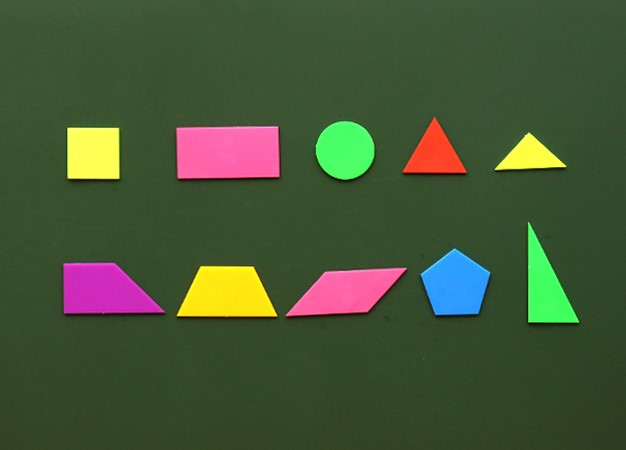
#> input picture DATA/img/轮廓查找/yt.jpg, 626 x 450 px
$ python lml_byjc.py
#> lines starting #> are read from the running program, lines starting #| are printed output that depends on the picture; after the words box and inside, x2 and y2 are one past the last pixel; in counts of white or black regions, pixels touching at a corner belong together
### 2D_suanfa/lml_imread.py
# encoding:utf-8

#   带中文路径的图片载入

##################################################################
#   调用请使用这种方式
#   img = lml_imread.imread('../DATA/img/轮廓查找/yt.jpg')
##################################################################

import cv2
import cv2 as cv
import numpy as np


def imread(img_path):
    # return cv.imdecode(np.fromfile(path_img, dtype=np.float64), -1)
#> called with img_path = '../DATA/img/轮廓查找/yt.jpg'
    return cv.imdecode(np.fromfile(img_path, dtype=np.uint8), -1)
#> returned value is the input picture: shape (450, 626, 3); mean B, G, R 54.1, 85.5, 69.9


# [4 lines left out: function imread2, not called in this run]

### 2D_suanfa/lml_byjc.py
#   边缘检测 基于Canny

import cv2

import lml_imread


def CannyThreshold(lowThreshold):
    # 高斯平滑处理原图像降噪
    detected_edges = cv2.GaussianBlur(gray, (3, 3), 0)
    cv2.imshow('detected_edges', detected_edges)
    # Canny边缘检测
    detected_edges = cv2.Canny(detected_edges, lowThreshold, lowThreshold * ratio, apertureSize=kernel_size)
    cv2.imshow('Canny', detected_edges)
    dst = cv2.bitwise_and(img, img, mask=detected_edges)  # just add some colours to edges from original image.
    cv2.imshow('canny demo', dst)
    return dst


lowThreshold = 50
max_lowThreshold = 100
ratio = 3
kernel_size = 3

img = lml_imread.imread('../DATA/img/轮廓查找/yt.jpg')
gray = cv2.cvtColor(img, cv2.COLOR_BGR2GRAY)
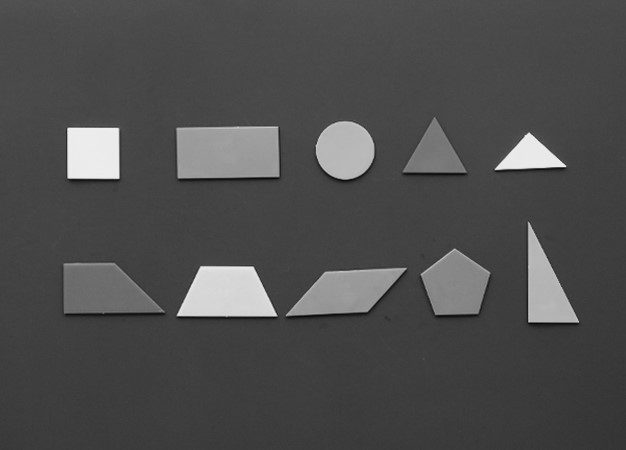
#> gray: shape (450, 626); min 7, max 242, mean 77.3

cv2.namedWindow('canny demo')

cv2.createTrackbar('Min threshold', 'canny demo', lowThreshold, max_lowThreshold, CannyThreshold)

# cv2.createTrackbar('Min threshold', 'canny demo', lowThreshold, max_lowThreshold,
#                    CannyThreshold(lowThreshold, gray, img, ratio, kernel_size))

cv2.imshow('canny demo', img)

CannyThreshold(lowThreshold)  # initialization 预览窗口预存
#> in CannyThreshold, `detected_edges = cv2.Canny(detected_edges, lowThreshold, lowThreshold ..`:
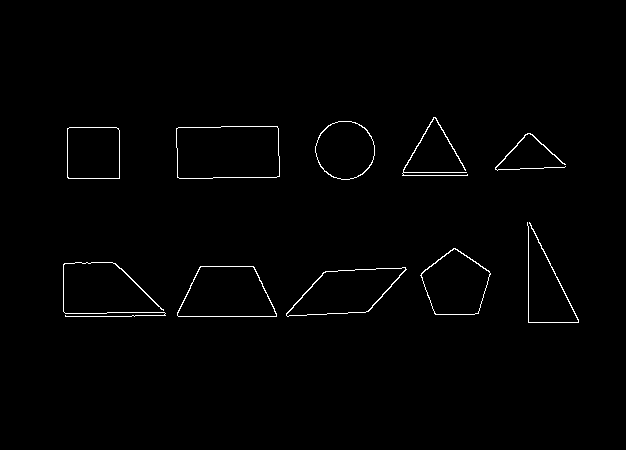
#> detected_edges: shape (450, 626); 0.99% white in thin lines or dots, all inside (x1, y1, x2, y2) = (63, 117, 579, 323)
#> in CannyThreshold, `dst = cv2.bitwise_and(img, img, mask=detected_edges)`:
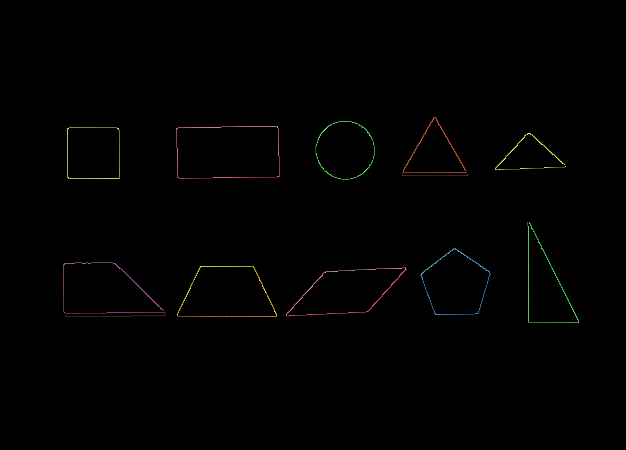
#> dst: shape (450, 626, 3); mean B, G, R 0.8, 1.1, 1.2

cv2.waitKey(0)
cv2.destroyAllWindows()

$ run again, with DATA/img/轮廓查找/lkcz_二值化轮廓查找.png saved as DATA/img/轮廓查找/yt.jpg
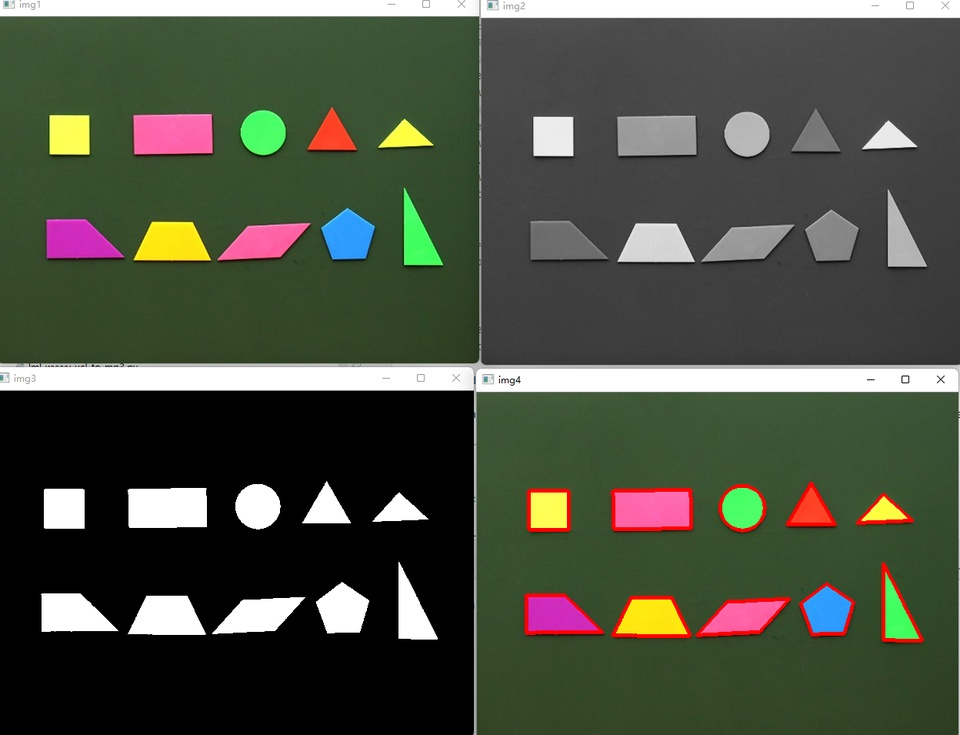
#> input picture DATA/img/轮廓查找/lkcz_二值化轮廓查找.png, 960 x 735 px, shrunk from 1248 x 955 before the run
#> in imread, returned value is the input picture: shape (735, 960, 3); mean B, G, R 64.8, 79.3, 74
#> in CannyThreshold, `detected_edges = cv2.Canny(detected_edges, lowThreshold, lowThreshold ..`:
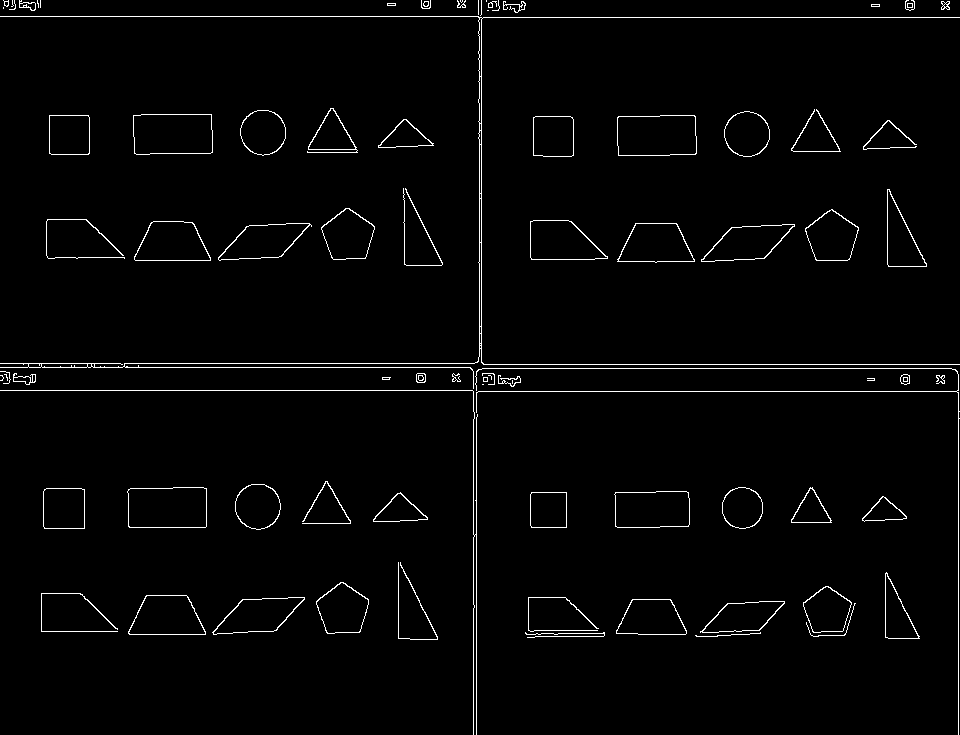
#> detected_edges: shape (735, 960); 2.1% white in thin lines or dots
#> in CannyThreshold, `dst = cv2.bitwise_and(img, img, mask=detected_edges)`:
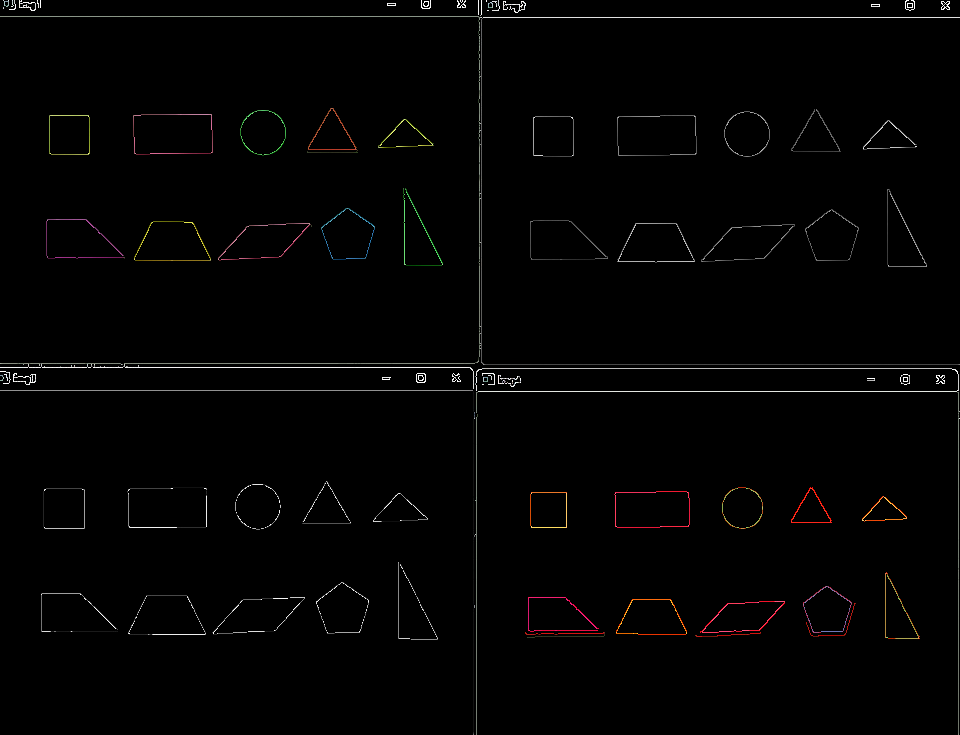
#> dst: shape (735, 960, 3); mean B, G, R 2.6, 2.8, 3.2
